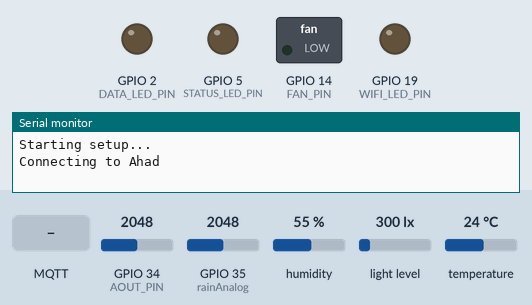
Recording of a sketch running on a simulated ESP32. Shown: switched loads named in the sketch (green lamp = pin HIGH), output pins drawn as LEDs (lit = HIGH), the last lines printed to the serial monitor. The test bench sets the inputs (shaded band); at power-on: GPIO 34 (AOUT_PIN) = 2048, GPIO 35 (rainAnalog) = 2048, humidity 55 %, light level 300 lx, temperature 24 °C. WiFi joins after 1.5 s; servers stay silent unless stated; random numbers use the default seed unless the sketch sets one; no MQTT or app messages arrive unless stated.

Above: at 0.4 s.
At 1.7 s:
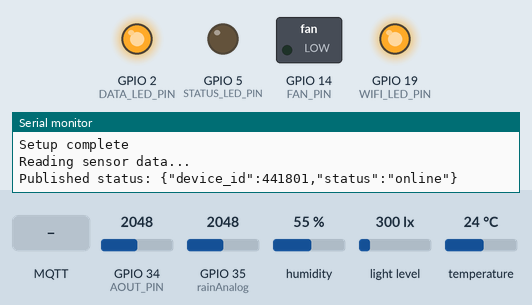
At 2.8 s:
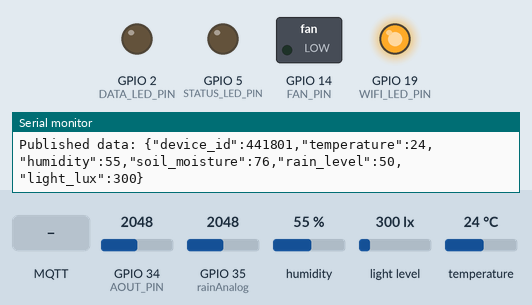
2.9 s: MQTT message "on" arrives on the first subscribed topic
13.3 s: MQTT message "off" arrives on the first subscribed topic
18.3 s: MQTT message "1" arrives on the first subscribed topic
Timing chart, 0 to 28.5 s (numbered marks = the images above; inputs shaded):
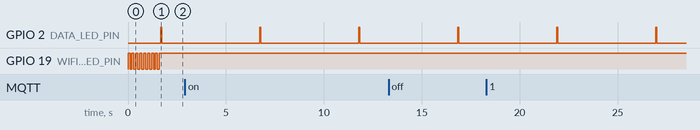

The sketch:

V2.ino
```cpp
#include <Wire.h>
#include <Adafruit_HTU21DF.h>
#include <BH1750FVI.h>
#include <PubSubClient.h>
#include <ArduinoJson.h>
#include <WiFi.h>
#include <WiFiClient.h>
#include <freertos/FreeRTOS.h>
#include <freertos/task.h>

// Sensor and device configuration
#define AOUT_PIN 34 // Analog pin for Soil Moisture Sensor
#define rainAnalog 35 // Analog pin for Rain Sensor
#define FAN_PIN 14 // GPIO pin for controlling the fan
#define DATA_LED_PIN 2
#define STATUS_LED_PIN 5
#define WIFI_LED_PIN 19 // Pin for WiFi LED indicator

// WiFi credentials
const char* ssid = "Ahad";
const char* password = "abiba0206";

// MQTT broker info
const char* mqtt_broker = "broker.emqx.io";
const int mqtt_port = 1883;
const char* mqtt_topic_data = "IoT/Device/Data";
const char* mqtt_topic_hvac = "IoT/Device/HVAC";
const char* mqtt_topic_status = "IoT/Device/Status";

// Device ID
const int device_id = 441801;

WiFiClient espClient;
PubSubClient client(espClient);

// I2C instance for default ports (SDA on GPIO 21 and SCL on GPIO 22)
TwoWire I2C_DEFAULT = Wire;

Adafruit_HTU21DF htu = Adafruit_HTU21DF();
BH1750FVI lightMeter(0x23);  // Address of BH1750

void setup() {
  pinMode(DATA_LED_PIN, OUTPUT);
  pinMode(STATUS_LED_PIN, OUTPUT);
  pinMode(WIFI_LED_PIN, OUTPUT);
  Serial.begin(115200);
  Serial.println("Starting setup...");

  pinMode(FAN_PIN, OUTPUT);
  digitalWrite(FAN_PIN, LOW); // Ensure the fan is initially off

  // Initialize I2C on GPIO 21 (SDA) and GPIO 22 (SCL)
  I2C_DEFAULT.begin(21, 22, 100000);

  htu.begin(); // Initialize HTU21D sensor
  lightMeter.begin();
  lightMeter.setContHighRes();  // Set to high resolution mode

  setupWiFi();
  client.setServer(mqtt_broker, mqtt_port);
  client.setCallback(callback);
  connectMQTT();

  Serial.println("Setup complete");

  // Create tasks
  xTaskCreate(sendDataTask, "Send Data Task", 10000, NULL, 1, NULL);
  xTaskCreate(sendStatusTask, "Send Status Task", 10000, NULL, 1, NULL);
  xTaskCreate(listenHVACTask, "Listen HVAC Task", 10000, NULL, 1, NULL);
}

void loop() {
  // Empty. All tasks are managed by FreeRTOS.
}

void setupWiFi() {
  digitalWrite(WIFI_LED_PIN, LOW); // Turn off LED before starting connection attempt
  Serial.print("Connecting to ");
  Serial.println(ssid);

  WiFi.begin(ssid, password);

  // Blink the LED rapidly while connecting
  while (WiFi.status() != WL_CONNECTED) {
    digitalWrite(WIFI_LED_PIN, HIGH);
    delay(100);
    digitalWrite(WIFI_LED_PIN, LOW);
    delay(100);
  }

  // Connection successful, turn LED on
  digitalWrite(WIFI_LED_PIN, HIGH);

  Serial.println("");
  Serial.println("WiFi connected");
  Serial.println("IP address: ");
  Serial.println(WiFi.localIP());
}

void connectMQTT() {
  Serial.println("Connecting to MQTT broker...");
  while (!client.connected()) {
    Serial.print("Connecting to MQTT...");
    String clientId = "ESP32Client-" + String(random(0xffff), HEX);
    if (client.connect(clientId.c_str())) {
      Serial.println("Connected to MQTT broker");
      if (client.subscribe(mqtt_topic_hvac)) {
        Serial.println("Subscribed to topic: " + String(mqtt_topic_hvac));
      } else {
        Serial.println("Failed to subscribe to topic: " + String(mqtt_topic_hvac));
      }
      sendStatus("on");
    } else {
      Serial.print("failed with state ");
      Serial.println(client.state());
      delay(2000);
    }
  }
}

void reconnectMQTT() {
  while (!client.connected()) {
    connectMQTT();
  }
}

void sendDataTask(void * parameter) {
  for (;;) {
    if (client.connected()) {
      digitalWrite(DATA_LED_PIN, HIGH);  // Turn on data LED
      sendData();
      digitalWrite(DATA_LED_PIN, LOW);  // Turn off data LED
    }
    vTaskDelay(5000 / portTICK_PERIOD_MS);  // Delay for 5 seconds
  }
}

void sendStatusTask(void * parameter) {
  for (;;) {
    if (client.connected()) {
      digitalWrite(STATUS_LED_PIN, HIGH);  // Turn on status LED
      sendStatus("online");
      digitalWrite(STATUS_LED_PIN, LOW);  // Turn off status LED
    }
    vTaskDelay(5000 / portTICK_PERIOD_MS);  // Delay for 5 seconds
  }
}

void listenHVACTask(void * parameter) {
  for (;;) {
    if (!client.connected()) {
      reconnectMQTT();
    }
    client.loop();
    vTaskDelay(100 / portTICK_PERIOD_MS);  // Delay for 100 milliseconds
  }
}

void sendData() {
  Serial.println("Reading sensor data...");

  // Read data from HTU21D sensor
  float temperature = htu.readTemperature();
  float humidity = htu.readHumidity();

  // Read data from other sensors
  int soilMoisture = analogRead(AOUT_PIN);
  soilMoisture = constrain(soilMoisture, 1500, 4029);
  soilMoisture = map(soilMoisture, 1400, 4029, 100, 0);
  int rainLevel = analogRead(rainAnalog);
  rainLevel = constrain(rainLevel, 0, 4029);
  rainLevel = map(rainLevel, 0, 4029, 100, 0);
  float lightLux = lightMeter.getLux();

  Serial.print("Temperature: ");
  Serial.println(temperature);
  Serial.print("Humidity: ");
  Serial.println(humidity);
  Serial.print("Soil Moisture: ");
  Serial.println(soilMoisture);
  Serial.print("Rain Level: ");
  Serial.println(rainLevel);
  Serial.print("Light Lux: ");
  Serial.println(lightLux);

  StaticJsonDocument<200> doc;
  doc["device_id"] = device_id;
  doc["temperature"] = temperature;
  doc["humidity"] = humidity;
  doc["soil_moisture"] = soilMoisture;
  doc["rain_level"] = rainLevel;
  doc["light_lux"] = lightLux;

  char jsonBuffer[512];
  serializeJson(doc, jsonBuffer);
  client.publish(mqtt_topic_data, jsonBuffer);

  Serial.print("Published data: ");
  serializeJson(doc, Serial);
  Serial.println();
}

void callback(char* topic, byte* payload, unsigned int length) {
  Serial.print("Message arrived [");
  Serial.print(topic);
  Serial.print("] ");
  char msg[length + 1];
  for (unsigned int i = 0; i < length; i++) {
    msg[i] = (char)payload[i];
  }
  msg[length] = '\0';
  Serial.println(msg);

  StaticJsonDocument<200> doc;
  DeserializationError error = deserializeJson(doc, msg);
  if (error) {
    Serial.print("deserializeJson() failed: ");
    Serial.println(error.c_str());
    return;
  }

  if (strcmp(topic, mqtt_topic_hvac) == 0) {
    if (doc["device_id"] == device_id) {
      const char* fan_status = doc["fan_status"];
      if (strcmp(fan_status, "on") == 0) {
        digitalWrite(FAN_PIN, HIGH);
        Serial.println("Fan turned ON");
      } else if (strcmp(fan_status, "off") == 0) {
        digitalWrite(FAN_PIN, LOW);
        Serial.println("Fan turned OFF");
      }
    }
  }
}

void sendStatus(const char* status) {
  StaticJsonDocument<200> doc;
  doc["device_id"] = device_id;
  doc["status"] = status;

  char jsonBuffer[512];
  serializeJson(doc, jsonBuffer);
  client.publish(mqtt_topic_status, jsonBuffer);

  Serial.print("Published status: ");
  serializeJson(doc, Serial);
  Serial.println();
}
```

Measured:
- by itself, GPIO 2 (DATA_LED_PIN): alternates HIGH for 0.05 s and LOW for 5.0 s
